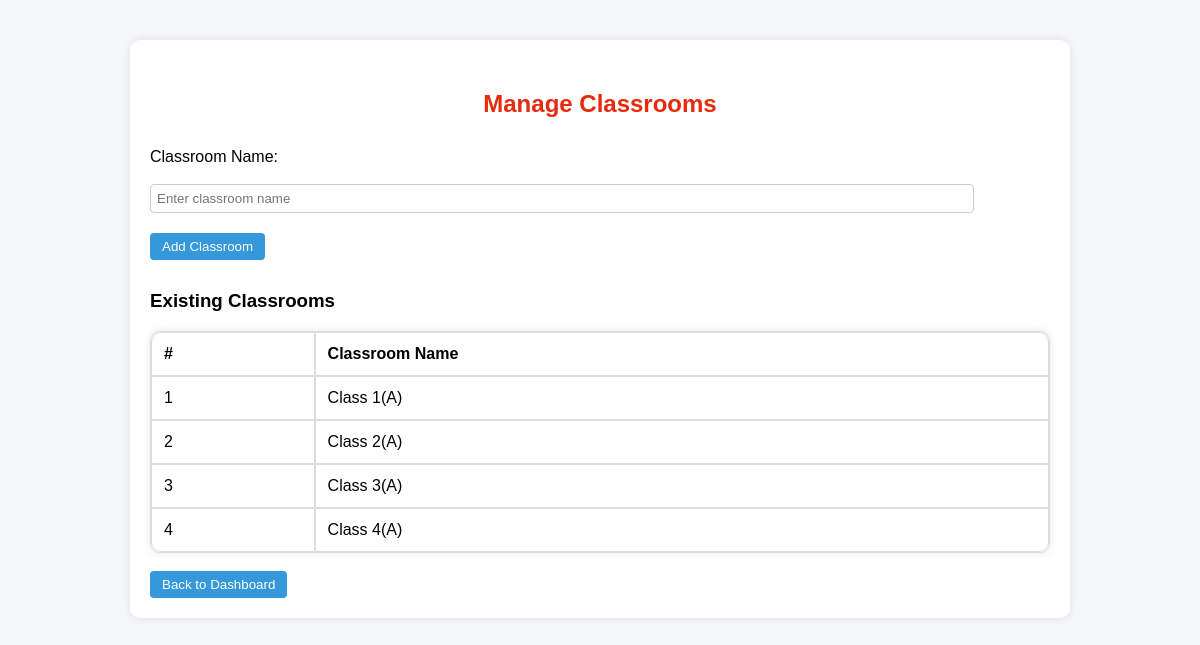
/manage_classrooms/ (signed in), run on the app's committed database.
### core/models.py (models this page shows, shortened)
class Classroom(models.Model):
    name = models.CharField(max_length=100)

### core/views.py (the view, shortened to what this page needs)
# urls.py: path('manage_classrooms/', views.manage_classrooms, name='manage_classrooms'),
def manage_classrooms(request):
    if 'teacher_id' not in request.session:
        return redirect('login')
    teacher = Teacher.objects.get(id=request.session['teacher_id'])
    if teacher.username != 'admin':
        messages.error(request, "Access denied: only admin can add classrooms.")
        return redirect('home')
    classrooms = Classroom.objects.all()
    return render(request, 'core/manage_classrooms.html', {'classrooms': classrooms})

### core/templates/core/manage_classrooms.html (shortened to what this page needs)
{% load static %}
<!DOCTYPE html>
<html>
<head>
    <link rel="stylesheet" href="{% static 'core/style.css' %}">
</head>
<body>
    <div class="container white-bg">
        <h2>Manage Classrooms</h2>
        <form method="POST" style="margin-bottom: 30px;">
            <label>Classroom Name:</label><br><br>
            <input type="text" style="margin-bottom: 20px;" name="name" placeholder="Enter classroom name" required>
            <button type="submit">Add Classroom</button>
        </form>
        <h3>Existing Classrooms</h3>
        <table>
            <tr>
                <th>#</th>
                <th>Classroom Name</th>
            </tr>
            {% for cls in classrooms %}
            <tr>
                <td>{{ forloop.counter }}</td>
                <td>{{ cls.name }}</td>
            </tr>
            {% empty %}
            <tr>
                <td colspan="2">No classrooms yet.</td>
            </tr>
            {% endfor %}
        </table>
        <br>
        <a href="{% url 'home' %}"><button>Back to Dashboard</button></a>
    </div>
</body>
</html>

### core/static/core/style.css (style rules this page uses)
body { font-family: Arial, sans-serif; background-color: #f5f8fa; margin: 0; padding: 0; }
.white-bg { background-color: white; padding: 20px; border-radius: 10px; box-shadow: 0 0 10px rgba(0, 0, 0, 0.1); }
.container { max-width: 900px; margin: 40px auto 40px auto; padding: 20px 20px; }
h2 { color: #e62a0d; margin-top: 30px; margin-bottom: 30px; text-align: center; }
table { width: 100%; border-collapse: separate; border-spacing: 0; background-color: white; box-shadow: 0 0 8px rgba(0,0,0,0.1); border-radius: 10px; overflow: hidden; }
th:first-child { border-top-left-radius: 10px; }
th:last-child { border-top-right-radius: 10px; }
tr:last-child td:first-child { border-bottom-left-radius: 10px; }
tr:last-child td:last-child { border-bottom-right-radius: 10px; }
table, th, td { border: 1px solid #dcdcdc; }
th, td { padding: 12px; text-align: left; background-color: #fff; }
button { background-color: #3498db; color: white; border: none; padding: 6px 12px; cursor: pointer; border-radius: 4px; }
input[type=text], input[type=number], input[type=password] { padding: 6px; border: 1px solid #ccc; border-radius: 4px; width: 90%; }

### data on the page
Classroom: name "Class 1(A)"
Classroom: name "Class 2(A)"
Classroom: name "Class 3(A)"
Classroom: name "Class 4(A)"
